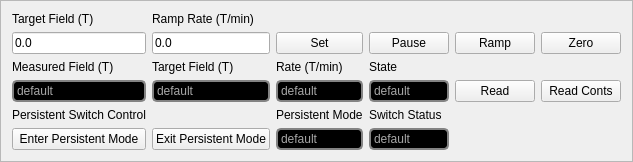
       <widget class="QFrame" name="frame_MagZ">
        <property name="styleSheet">
         <string notr="true">#frame_MagZ{
border: 1px solid rgb(168,168,168);
border-radius: 5px
}</string>
        </property>
        <property name="frameShape">
         <enum>QFrame::StyledPanel</enum>
        </property>
        <property name="frameShadow">
         <enum>QFrame::Raised</enum>
        </property>
        <layout class="QGridLayout" name="gridLayout_5">
         <item row="0" column="0">
          <widget class="QLabel" name="label_38">
           <property name="text">
            <string>Target Field (T)</string>
           </property>
          </widget>
         </item>
         <item row="2" column="0">
          <widget class="QLabel" name="label_40">
           <property name="text">
            <string>Measured Field (T)</string>
           </property>
          </widget>
         </item>
         <item row="4" column="0">
          <widget class="QLabel" name="label_51">
           <property name="text">
            <string>Persistent Switch Control</string>
           </property>
          </widget>
         </item>
         <item row="2" column="2">
          <widget class="QLabel" name="label_45">
           <property name="text">
            <string>Rate (T/min)</string>
           </property>
          </widget>
         </item>
         <item row="2" column="3">
          <widget class="QLabel" name="label_46">
           <property name="text">
            <string>State</string>
           </property>
          </widget>
         </item>
         <item row="3" column="0">
          <widget class="QLabel" name="label_FieldZ">
           <property name="styleSheet">
            <string notr="true">color: rgb(168,168,168);
background-color:rgb(0,0,0);
border: 2px solid  rgb(131,131,131);
border-radius: 5px</string>
           </property>
           <property name="text">
            <string>default</string>
           </property>
          </widget>
         </item>
         <item row="3" column="1">
          <widget class="QLabel" name="label_TargetFieldZ">
           <property name="styleSheet">
            <string notr="true">color: rgb(168,168,168);
background-color:rgb(0,0,0);
border: 2px solid  rgb(131,131,131);
border-radius: 5px</string>
           </property>
           <property name="text">
            <string>default</string>
           </property>
          </widget>
         </item>
         <item row="3" column="5">
          <widget class="QPushButton" name="pushButton_ReadMagContsZ">
           <property name="text">
            <string>Read Conts</string>
           </property>
          </widget>
         </item>
         <item row="1" column="1">
          <widget class="QLineEdit" name="lineEdit_FieldRateZ">
           <property name="text">
            <string>0.0</string>
           </property>
          </widget>
         </item>
         <item row="0" column="1">
          <widget class="QLabel" name="label_39">
           <property name="text">
            <string>Ramp Rate (T/min)</string>
           </property>
          </widget>
         </item>
         <item row="1" column="4">
          <widget class="QPushButton" name="pushButton_RampMagZ">
           <property name="text">
            <string>Ramp</string>
           </property>
          </widget>
         </item>
         <item row="4" column="2">
          <widget class="QLabel" name="label_52">
           <property name="text">
            <string>Persistent Mode</string>
           </property>
          </widget>
         </item>
         <item row="4" column="3">
          <widget class="QLabel" name="label_53">
           <property name="text">
            <string>Switch Status</string>
           </property>
          </widget>
         </item>
         <item row="2" column="1">
          <widget class="QLabel" name="label_44">
           <property name="text">
            <string>Target Field (T)</string>
           </property>
          </widget>
         </item>
         <item row="3" column="3">
          <widget class="QLabel" name="label_StatusZ">
           <property name="styleSheet">
            <string notr="true">color: rgb(168,168,168);
background-color:rgb(0,0,0);
border: 2px solid  rgb(131,131,131);
border-radius: 5px</string>
           </property>
           <property name="text">
            <string>default</string>
           </property>
          </widget>
         </item>
         <item row="3" column="2">
          <widget class="QLabel" name="label_RateZ">
           <property name="styleSheet">
            <string notr="true">color: rgb(168,168,168);
background-color:rgb(0,0,0);
border: 2px solid  rgb(131,131,131);
border-radius: 5px</string>
           </property>
           <property name="text">
            <string>default</string>
           </property>
          </widget>
         </item>
         <item row="1" column="3">
          <widget class="QPushButton" name="pushButton_PauseMagZ">
           <property name="text">
            <string>Pause</string>
           </property>
          </widget>
         </item>
         <item row="1" column="0">
          <widget class="QLineEdit" name="lineEdit_TargetFieldZ">
           <property name="text">
            <string>0.0</string>
           </property>
          </widget>
         </item>
         <item row="1" column="5">
          <widget class="QPushButton" name="pushButton_ZeroMagZ">
           <property name="text">
            <string>Zero</string>
           </property>
          </widget>
         </item>
         <item row="1" column="2">
          <widget class="QPushButton" name="pushButton_SetMagZ">
           <property name="text">
            <string>Set</string>
           </property>
          </widget>
         </item>
         <item row="3" column="4">
          <widget class="QPushButton" name="pushButton_ReadMagZ">
           <property name="text">
            <string>Read</string>
           </property>
          </widget>
         </item>
         <item row="5" column="2">
          <widget class="QLabel" name="label_PersModeZ">
           <property name="styleSheet">
            <string notr="true">color: rgb(168,168,168);
background-color:rgb(0,0,0);
border: 2px solid  rgb(131,131,131);
border-radius: 5px</string>
           </property>
           <property name="text">
            <string>default</string>
           </property>
          </widget>
         </item>
         <item row="5" column="3">
          <widget class="QLabel" name="label_PersSwitchZ">
           <property name="styleSheet">
            <string notr="true">color: rgb(168,168,168);
background-color:rgb(0,0,0);
border: 2px solid  rgb(131,131,131);
border-radius: 5px</string>
           </property>
           <property name="text">
            <string>default</string>
           </property>
          </widget>
         </item>
         <item row="5" column="0">
          <widget class="QPushButton" name="pushButton_EnterPersZ">
           <property name="text">
            <string>Enter Persistent Mode</string>
           </property>
          </widget>
         </item>
         <item row="5" column="1">
          <widget class="QPushButton" name="pushButton_ExitPersZ">
           <property name="text">
            <string>Exit Persistent Mode</string>
           </property>
          </widget>
         </item>
        </layout>
       </widget>
